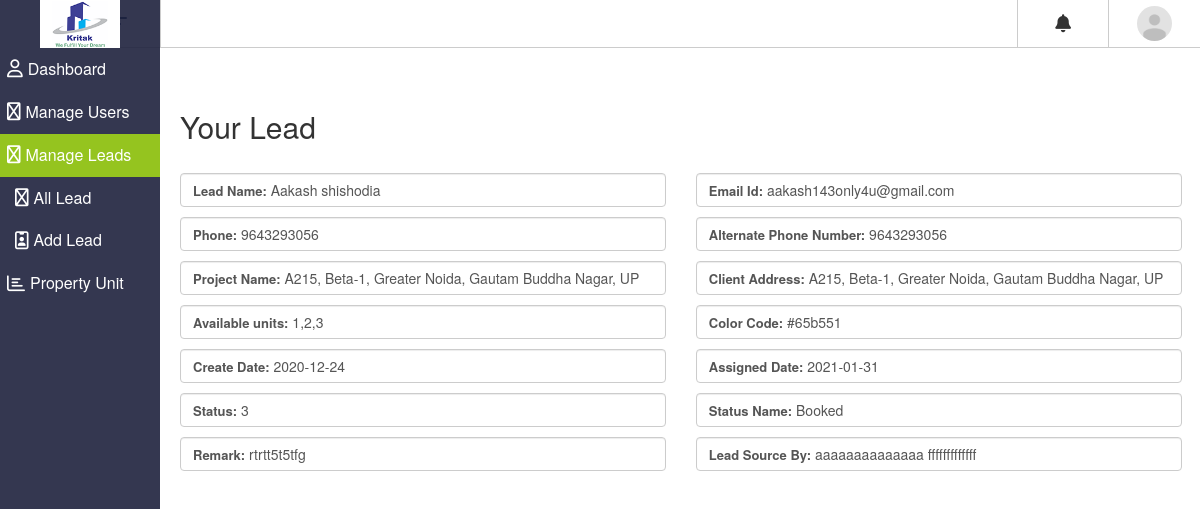
Screenshot of /index.php/lead/view_lead/4 with the database file from the repository.
### tables this page shows
CREATE TABLE `sq_setting` (
  `id` int(11) NOT NULL,
  `site` varchar(255) NOT NULL,
  `tagline` varchar(200) NOT NULL,
  `logo` varchar(500) NOT NULL,
  `admin_email` varchar(255) NOT NULL,
  `personal_email` varchar(255) NOT NULL
);

CREATE TABLE `sq_lead` (
  `id` int(11) NOT NULL,
  `name` varchar(500) NOT NULL,
  `assign_to` int(11) NOT NULL,
  `created_by` int(11) NOT NULL,
  `user_type` int(11) NOT NULL DEFAULT 1,
  `assign_date` date DEFAULT NULL,
  `email` varchar(500) NOT NULL,
  `phone` bigint(20) NOT NULL,
  `alt_phone` bigint(20) NOT NULL,
  `property_address` text NOT NULL,
  `client_address` text NOT NULL,
  `available_unit` varchar(1000) NOT NULL,
  `remark` text NOT NULL,
  `reference` text NOT NULL,
  `lead_date` date NOT NULL,
  `status` int(11) NOT NULL DEFAULT 1,
  `status_remark` varchar(500) NOT NULL,
  `status_date` date DEFAULT NULL,
  `active` int(11) NOT NULL DEFAULT 1
);

CREATE TABLE `sq_status` (
  `id` int(11) NOT NULL,
  `status_name` varchar(100) NOT NULL,
  `color_code` varchar(100) NOT NULL
);

### application/controllers/Lead.php (called while the page is built, shortened)
<?php
class Lead extends CI_Controller {
    public function __construct() {
        $this->load->model(array('lead_model','setting_model','unit_model'));
		$this->load->helper(array('form','url','html'));
		$this->load->library(array('form_validation','session','pagination'));
    }
    function view_lead($id){
        $data = $this->setting_model->fetch_setting_details();
        $this->load->view('templates/admin_header',$data);
        $lead['data'] = $this->lead_model->view_lead_details($id);
        $this->load->view('lead/view_lead',$lead);
        $this->load->view('templates/admin_footer');
    }
}

### index.php (called while the page is built, shortened)
<?php
require_once BASEPATH.'core/CodeIgniter.php';

### application/models/Setting_model.php (called while the page is built, shortened)
<?php
class Setting_model extends CI_Model {
    function fetch_setting_details(){
        $this->db->select('*');
        $this->db->from('sq_setting');
        $query = $this->db->get();
        return $query->row_array();
    }
}

### application/models/Lead_model.php (called while the page is built, shortened)
<?php
class Lead_model extends CI_Model {
    protected $table = 'sq_lead';
    function view_lead_details($id){
        $query = $this->db->select("sq_lead.id,name,email,phone,alt_phone,client_address,property_address,assign_date,available_unit,status,status_name,color_code,lead_date,reference,remark")
        ->from($this->table)
        ->join('sq_status', 'sq_lead.status = sq_status.id', 'left')
        ->join('sq_lead_unit as u', 'sq_lead.id = u.lead_id', 'left')
        ->where('sq_lead.id',$id)
        ->get();
        return $query->row_array();
    }
}

### application/views/lead/view_lead.php (the view, shortened to what this page needs)
<div class="row">
<div class="col-lg-12">
    <div class="content-wrapper content-wrapper--with-bg">
        <div class="wrap-career top-space-hea">
            <h2 class="font-weight-medium mt-2 mb-5">Your Lead</h2>
                <div class="row">
                    <div class="col-md-6 mb-3">
                        <div class=" form-control">
                            <label class="label-input" for="name">Lead Name: </label> <?=$data['name'];?>
                        </div>
                    </div>
                    <div class="col-md-6 mb-3">
                        <div class=" form-control">
                            <label class="label-input" for="email">Email Id: </label> <?=$data['email'];?>
                        </div>
                    </div>
                </div>
                <div class="row">
                    <div class="col-md-6 mb-3">
                        <div class=" form-control">
                            <label class="label-input" for="phone">Phone: </label> <?=$data['phone'];?>
                        </div>
                    </div>
                    <div class="col-md-6 mb-3">
                        <div class=" form-control">
                            <label class="label-input" for="alt_phone">Alternate Phone Number: </label> <?=$data['alt_phone'];?>
                        </div>
                    </div>
                </div>
                <div class="row">
                    <div class="col-md-6 mb-3">
                        <div class=" form-control">
                            <label class="label-input" for="property_address">Project Name: </label> <?=$data['property_address'];?>
                        </div>
                    </div>
                    <div class="col-md-6 mb-3">
                        <div class=" form-control">
                            <label class="label-input" for="client_address">Client Address: </label> <?=$data['client_address'];?>
                        </div>
                    </div>
                </div>
                <div class="row">
                    <div class="col-md-6 mb-3">
                        <div class=" form-control">
                            <label class="label-input">Available units: </label> <?=$data['available_unit'];?>
                        </div>
                    </div>
                    <div class="col-md-6 mb-3">
                        <div class=" form-control">
                            <label class="label-input" for="remark">Color Code: </label> <?=$data['color_code'];?>
                        </div>
                    </div>
                </div>
                <div class="row">
                    <div class="col-md-6 mb-3">
                        <div class=" form-control">
                           <label class="label-input" for="assign_date">Create Date: </label> <?=$data['lead_date'];?>
                    </div>
                    </div>
                    <div class="col-md-6 mb-3">
                        <div class=" form-control">
                            <label class="label-input" for="assign_date">Assigned Date: </label> <?=$data['assign_date'];?>
                        </div>
                    </div>
                </div>
                <div class="row">
                    <div class="col-md-6 mb-3">
                        <div class=" form-control">
                            <label class="label-input" for="remark">Status: </label> <?=$data['status'];?>
                        </div>
                    </div>
                    <div class="col-md-6 mb-3">
                        <div class=" form-control">
                            <label class="label-input" for="assign_date">Status Name: </label> <?=$data['status_name'];?>
                        </div>
                    </div>
                </div>
                <div class="row">
                    <div class="col-md-6 mb-3">
                        <div class=" form-control">
                            <label class="label-input" for="remark">Remark: </label> <?=$data['remark'];?>
                        </div>
                    </div>
                    <div class="col-md-6 mb-3">
                        <div class=" form-control">
                            <label class="label-input" for="reference">Lead Source By: </label> <?=$data['reference'];?>
                        </div>
                    </div>
                </div>
            </div>
        </div>
    </div>
</div>

### application/views/templates/admin_header.php (shortened to what this page needs)
<!DOCTYPE html>
<html lang="en">
<head>
    <link rel="stylesheet" href="<?=base_url('css/style.css')?>">
    <link rel="stylesheet" href="https://cdnjs.cloudflare.com/ajax/libs/twitter-bootstrap/4.5.2/css/bootstrap.css">
    <link rel="stylesheet" href="https://maxcdn.bootstrapcdn.com/bootstrap/3.3.7/css/bootstrap.min.css">
    <link rel="stylesheet" href="https://maxcdn.bootstrapcdn.com/bootstrap/3.2.0/css/bootstrap.min.css">
    <link rel="stylesheet" href="https://cdnjs.cloudflare.com/ajax/libs/bootstrap-datepicker/1.3.0/css/datepicker.css">
    <link rel="stylesheet" href="<?=base_url('css/bootstrap3.3.5.css')?>">
    <link rel="stylesheet" href="<?=base_url('css/bootstrap-multiselect.css')?>">
    <link rel="stylesheet" href="<?=base_url('css/shared-components.css')?>">
</head>
<?php print_r($this->uri->segment(1)); ?>
<?php $user = $this->session->get_userdata();?>
    <body class="sidebar-is-reduced">
        <header class="l-header">
            <div class="l-header__inner clearfix">
                <div class="c-header-icon js-hamburger" title="Open">
                </div>
                <div class="header-icons-group">
                    <div class="c-header-icon has-dropdown">
                        <span class=" c-badge--header-icon animated shake"></span><i class="fa fa-bell" title="Notification"></i>
                    </div>
                    <div class="dropdown">
                        <div class="c-header-icon user dropbtn">
                            <a href="<?=base_url('index.php/member/view_profile');?>">
                                <?php
                                if($user['profile_image'] == ''){
                                    $profile_image = 'avatar.png';
                                    ?>
                                    <img src="<?=base_url('media/images/'.$profile_image)?>" alt="round cricle image" class="avatar rounded-circle admin_header_image">
                                <?php }else{
                                    $profile_image = $user['profile_image'] ;?>
                                    <img src="<?=base_url('media/agent_photo/'.$profile_image)?>" alt="round cricle image" class="avatar rounded-circle admin_header_image">
                                <?php } ?>
                            </a>
                    </div>
                </div>
            </div>
        </div>
    </header>
    <div class="l-sidebar">
        <div class="logo">
            <a href="<?=base_url('index.php/admin/admin_dashboard')?>">
                <div class="logo__txt"><img src="<?=base_url('media/logo/'.$logo)?>" class="logo-img" title="<?=$site;?> (<?=$tagline;?>)"></div>
            </a>
        </div>
        <div class="row">
        <div class="col-lg-12">
            <div class="l-sidebar__content">
                <nav class="c-menu js-menu navigation">
                    <ul class="u-list site-menu mainmenu">
                        <li class="c-menu__item site-menu-item main-menu <?php echo $this->uri->segment(1) == 'admin' ? 'active' : ''; ?>" title="Dashboard">
                            <a href="<?=base_url('admin/admin_dashboard')?>">
                                <div class="c-menu__item__inner menusss">
                                    <i class="fa fa-user" aria-hidden="true"></i><span class="icon-titles">Dashboard</span>
                                </div>
                            </a>
                        </li>
                        <li class="c-menu__item site-menu-item main-menu <?php echo $this->uri->segment(1) == 'member' ? 'active' : ''; ?>" title="Sales">
                            <a href="<?=base_url('member')?>">
                                <div class="c-menu__item__inner menusss">
                                    <i class="fa fa-users" aria-hidden="true"></i><span class="icon-titles">Manage Users</span>
                                </div>
                            </a>
                        </li>
                        <li class="c-menu__item site-menu-item main-menu <?php echo $this->uri->segment(1) == 'lead' ? 'active' : ''; ?>" title="Lead">
                        <a href="<?=base_url('lead')?>">
                            <div class="c-menu__item__inner menusss">
                                <i class="fa fa-industry"></i><span class="icon-titles">Manage Leads</span>
                            </div>
                        </a>
                        <ul class="site-menu-sub submenu ">
                            <li class="site-menu-item"  title="All Lead">
                                <a href="<?=base_url('lead')?>">
                                    <div class="c-menu__item__inner submenu-color">
                                        <i class="fa fa-universal-access" aria-hidden="true"></i><span class="icon-titles">All Lead</span>
                                    </div>
                                </a>
                            </li>
                            <li class="site-menu-item" title="Add Lead">
                                <a href="<?=base_url('lead/add_lead')?>">
                                    <div class="c-menu__item__inner submenu-color">
                                        <i class="fa fa-id-badge" aria-hidden="true"></i><span class="icon-titles">Add Lead</span>
                                    </div>
                                </a>
                            </li>
                        </ul>
                    </li>
                    <?php if( $user['role']<=3 ){?>
                        <li class="c-menu__item site-menu-item main-menu <?php echo $this->uri->segment(1) == 'unit' ? 'active' : ''; ?>" title="Unit">
                            <a href="<?=base_url('unit')?>">
                                <div class="c-menu__item__inner menusss">
                                    <i class="fa fa-bar-chart"></i><span class="icon-titles">Property Unit</span>
                                </div>
                            </a>
                        </li>
                    <?php }?>
                    </ul>
                </nav>
            </div>
        </div>
        </div>
        </div>

### rows the page displays
sq_setting: logo (picture)
sq_lead: name "Aakash shishodia", email "aakash143only4u@gmail.com", phone "9643293056", alt_phone "9643293056", property_address "A215, Beta-1, Greater Noida, Gautam Buddha Nagar, UP", client_address "A215, Beta-1, Greater Noida, Gautam Buddha Nagar, UP", available_unit "1,2,3", lead_date "2020-12-24", assign_date "2021-01-31", status "3", remark "rtrtt5t5tfg", reference "aaaaaaaaaaaaaa fffffffffffff"
sq_status: color_code "#65b551", status_name "Booked"
